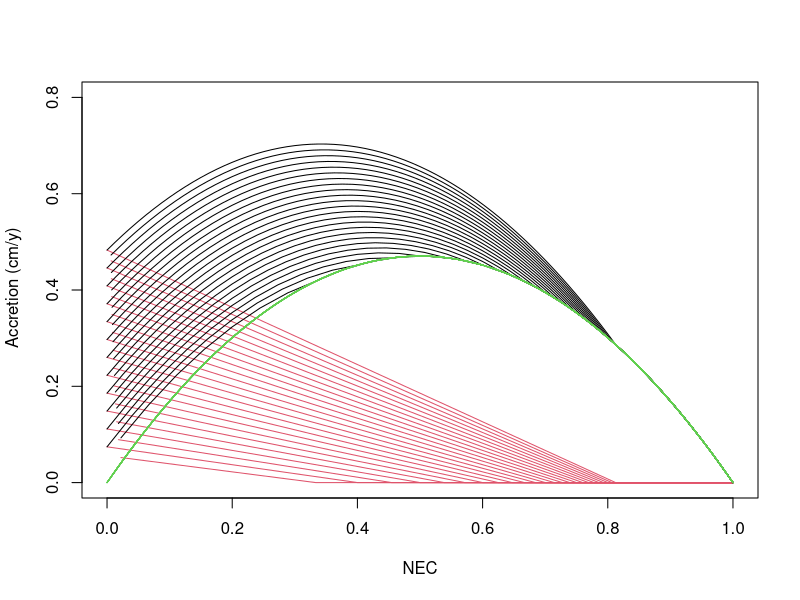

Write R code to recreate this figure.
# belowground turnover rate (y^-1)
BGTR<-1
# rootshoot ratio
RS<-2
# organic self-packing density
k1<-.085
# inorganic self-packing density
k2<-1.99
# stable fraction of organic matter
kr<-.1
# number of tides in a year
f<-704
# capture rate of suspended sediment
q<-2.8
# maximum biomass
ymax<-2000
# depth of minimun biomass (rel to meanHighWater)
minD<--30
# mean high water, make permutations
meanHighWater<-seq(5, 120, by=5)
# mean low water
meanLowWater<--meanHighWater
# k is a counter
k<-0
# permutations of depth
D<-seq(-30,130,by= 2)
# define the length of the output arrays
dsdt<-numeric(length(meanHighWater)*length(D))
dodt<-numeric(length(meanHighWater)*length(D))
dzdt<-numeric(length(meanHighWater)*length(D))
NEC<-numeric(length(meanHighWater)*length(D))
Dseq<-numeric(length(meanHighWater)*length(D))
MHWseq<-numeric(length(meanHighWater)*length(D))
# iterate through the permutations of meanHighWater
for (i in 1:length(meanHighWater)){
  maxD<-meanHighWater[i]+10
maxE<-meanHighWater[i]-minD
Dopt<-(maxD+minD)/2
# compute the biomass coefficients
a <- -((-minD * ymax - maxD * ymax) / ((minD - Dopt) * (-maxD + Dopt)))
b <- -(ymax / ((minD - Dopt) * (-maxD + Dopt)))
c <- (minD * maxD * ymax) / ((minD - Dopt) * (maxD - Dopt))
# iterate throught the permutions of depth
for (j in 1:length(D)){
# compute the biomass
 Bs<-( a * D[j] + b * (D[j]) ^ 2 + c) 
 if (Bs<0) Bs<-0 
# compute the marsh elevation for each permutation of meanHighWater and D
Z<- meanHighWater[i]  -D[j]
# FIT is the fractional inuntation time
FIT <-(meanHighWater[i] - Z) / (meanHighWater[i] - meanLowWater[i])
if (FIT>1) FIT<-1
if (FIT<0) FIT<-0
# the product of FIT and q should not be greater than 1
# i.e. capture of sediment in any single tide must be <=1
qstar<- q * FIT
if (q > 1) qstar <- 1
if (q < 0) qstar<- 0
k<-k+1
Ds<-D[j]
if(D[j]<0 ) Ds<-0
Dseq[k]=D[j]
MHWseq[k]=meanHighWater[i]
# compute the accretion rates from mineral and organic inputs
dsdt[k] <- (0.5 * Ds * 0.000021 * f * qstar) / k2
dodt[k] <- kr * RS * BGTR * 0.0001 * Bs / k1
# compute the total vertical accretion rate
dzdt[k] <- dsdt[k] + dodt[k]
# NEC is Normalized Elevation Capital
#'NEC =  (Z-(meanSeaLevel-10cm))/((meanHighWater+30cm)-(meanSeaLevel-10cm))
NEC[k] = (Z + 10) / (meanHighWater[i] + 30 + 10)
# the output is limited to 0<NEC<1
if (NEC[k]<0) NEC[k]<-NA
 }

}
# split the vectors into pieces of the length of D for plotting
NECsplit<-split(NEC, ceiling(seq_along(NEC)/length(D)))
Dsplit<-split(Dseq, ceiling(seq_along(Dseq)/length(D)))                
dzsplit<-split(dzdt, ceiling(seq_along(dzdt)/length(D)))
dosplit<-split(dodt,ceiling(seq_along(dodt)/length(D)))
dssplit<-split(dsdt,ceiling(seq_along(dsdt)/length(D)))
par(new=F)
# plot total mineral accretion for permulations of D against NEC
plot(NECsplit[[1]],dssplit[[1]],"l",xlim=c(0,1),ylim=c(0,.8),xlab='NEC',ylab=' Accretion (cm/y)', col=2)
  par(new=T)
for (i in 2:length(meanHighWater)){
  plot(NECsplit[[i]],dssplit[[i]],"l",xlim=c(0,1),ylim=c(0,.8),xlab='',ylab='',axes=F, col=2)
  par(new=T)}
# plot total accretion for permulations of D against NEC
for (i in 1:length(meanHighWater)){
plot(NECsplit[[i]],dzsplit[[i]],"l",xlim=c(0,1),ylim=c(0,.8),xlab='',ylab='',axes=F, col=1)
par(new=T)
}
# plot total organic accretion for permulations of D against NEC
for (i in 1:length(meanHighWater)){
  plot(NECsplit[[i]],dosplit[[i]],"l",xlim=c(0,1),ylim=c(0,.8),xlab='',ylab='',axes=F, col=3)
  par(new=T)
}
# stip the NA cases 
dataout<-data.frame(MHWseq,NEC,Dseq,dsdt,dodt,dzdt) 
finalcases<-dataout[complete.cases(dataout),]
# write the good solutions to a CSV file
write.csv(finalcases,file="MEMout.csv",col.names=TRUE,sep=" ")

